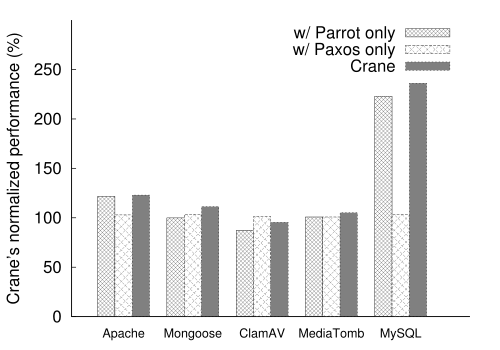

Reproduce this figure in gnuplot.
set terminal postscript eps enhanced "NimbusSanL-Regu, 24" fontfile "/usr/share/texlive/texmf-dist/fonts/type1/urw/helvetic/uhvr8a.pfb"
#"/usr/share/texmf-texlive/fonts/type1/urw/helvetic/uhvr8a.pfb"
#set terminal  postscript
#set term post eps font "Times New Roman,26"
set border 3

set style data histogram
set style histogram cluster gap 1

set xrange[-0.75:5]
set yrange [0:300]

set xtics nomirror
set ytics nomirror

set ylabel "Crane's normalized performance (%)"
#set xlabel "Applications"

#set xtics rotate by 45 offset -2,-2
set xtics font ",18" 
#set ytics font ",20"
set xtics ("Apache" 0, "Mongoose" 1, "ClamAV" 2, "MediaTomb" 3, "MySQL" 4)
set ytics ("0" 0, "50" 50, "100" 100, "150" 150, "200" 200, "250" 250)
#set line 

#set object 2 rect from 0,900 to 4,1000 fc rgb "white" front fs pattern noborder
#set object 3 rect from -1,0 to -0.997,900 fc rgb "white" front fs pattern
#set object 4 rect from -1,1000 to -0.997,1500 fc rgb "white" front fs pattern
#set label "7.85" at 1.5,1400

#set boxwidth 0.25 absolute
plot 'normalize-perf.dat' using 2 t "w/ Parrot only" fs pattern 2, '' using 3 t "w/ Paxos only" fs pattern 1, '' \
using 4 t "Crane" fs solid 0.5
